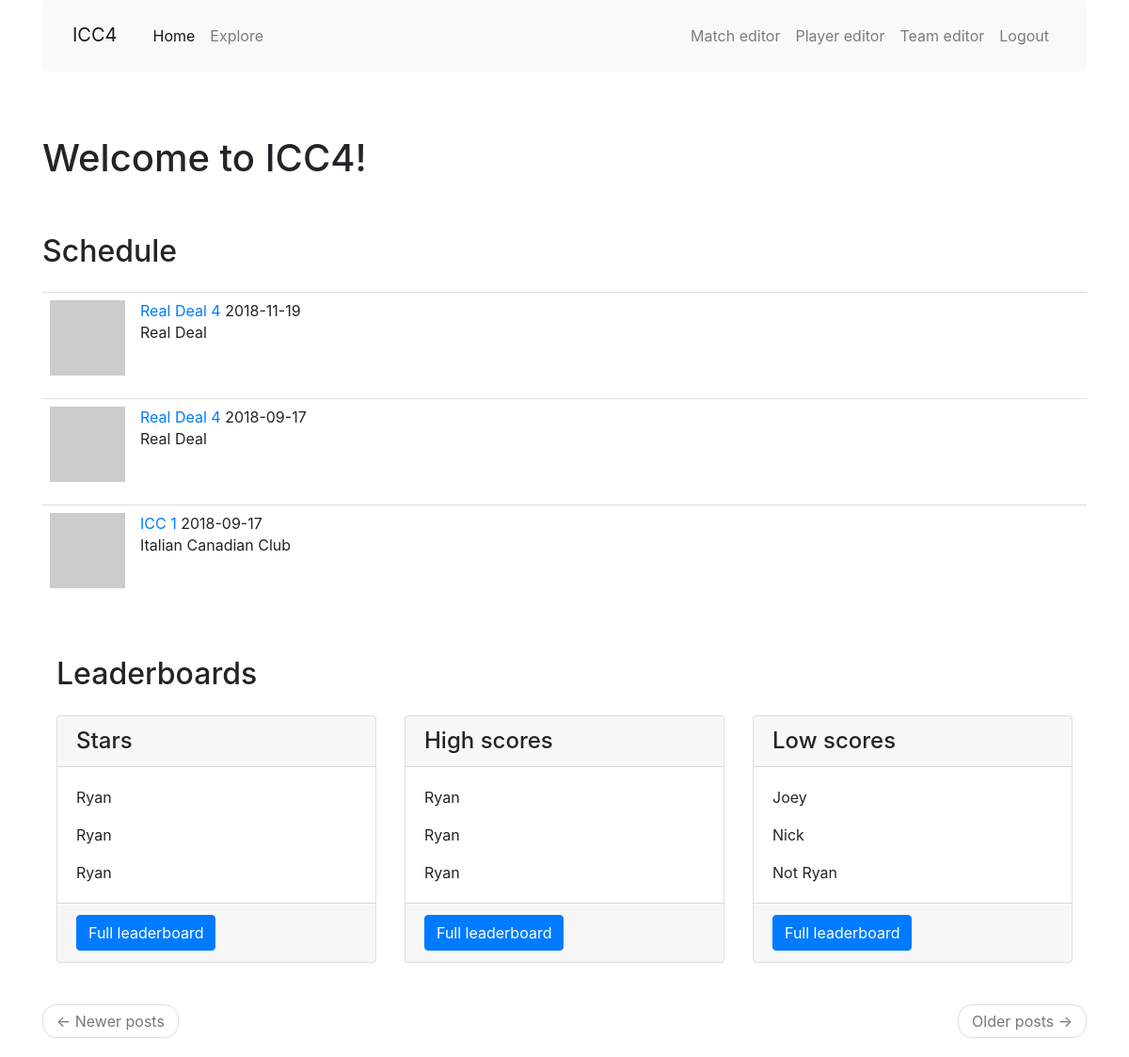
The page /index on the database as committed earlier.
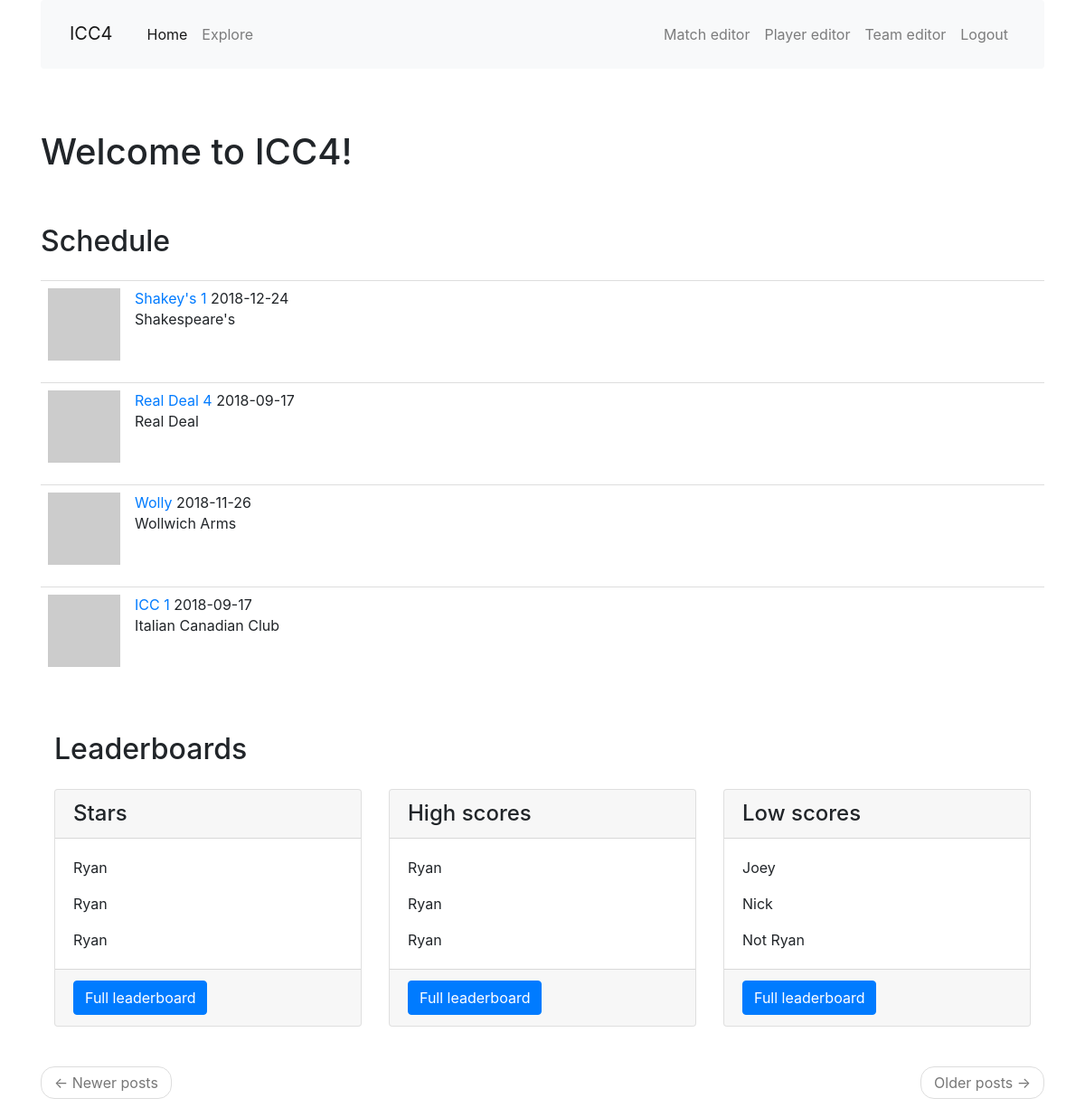
The same page on the database as committed later.
### app/models.py (models this page shows, shortened)
class Match(db.Model):
    id = db.Column(db.Integer, primary_key=True)
    opponent_id = db.Column(db.Integer, db. ForeignKey('team.id'))
    opponent = db.relationship('Team', back_populates='matches')
    date = db.Column(db.Date, index=True, default=date.today())
    location = db.Column(db.String(64))
    home_away = db.Column(db.String(32), index=True)
    games = db.relationship('Game', back_populates='match', lazy='dynamic')
    team_score = db.Column(db.Integer, index=True)
    opponent_score = db.Column(db.Integer, index=True)
    win = db.Column(db.Boolean, index=True, default=True)
    match_summary = db.Column(db.String(512))
    food = db.Column(db.String(128))

class Team(db.Model):
    id = db.Column(db.Integer, primary_key=True)
    name = db.Column(db.String(64), index=True, unique=True)
    home_location = db.Column(db.String(64), index=True)
    address = db.Column(db.String(128), index=True)
    matches = db.relationship('Match', back_populates='opponent', lazy='dynamic')
    def avatar(self, size):
        digest = md5(self.name.lower().encode('utf-8')).hexdigest()
        return 'https://www.gravatar.com/avatar/{}?d=identicon&s={}'.format(
            digest, size)

### app/main/routes.py (the view)
@bp.route('/', methods=['GET', 'POST'])
@bp.route('/index', methods=['GET', 'POST'])
def index():
    page = request.args.get('page', 1, type=int)
    schedule = Match.query.paginate(
        page, current_app.config['MATCH_PER_PAGE'], False)
    next_url = url_for('main.index', page=schedule.next_num) \
        if schedule.has_next else None
    prev_url = url_for('main.index', page=schedule.prev_num) \
        if schedule.has_prev else None
    return render_template('index.html', title=None,
        schedule=schedule.items, next_url=next_url, prev_url=prev_url)

### app/templates/index.html
{% extends "base.html" %}
{% import 'bootstrap/wtf.html' as wtf %}
{% block app_content %}
  <h1>Welcome to ICC4!</h1>
  <br>
  <h2 class="my-4">Schedule</h2>
  {% for match in schedule %}
    {% include '_match.html' %}
  {% endfor %}
  <br>
  <div class="container">
    <h2 class="my-4">Leaderboards</h2>
    <div class="row">
      <div class="col-lg-4 mb-4">
        <div class="card h-100">
          <h4 class="card-header">Stars</h4>
          <div class="card-body">
            <p class="card-text">Ryan</p>
            <p class="card-text">Ryan</p>
            <p class="card-text">Ryan</p>
          </div>
          <div class="card-footer">
            <a href="#" class="btn btn-primary">Full leaderboard</a>
          </div>
        </div>
      </div>
      <div class="col-lg-4 mb-4">
        <div class="card h-100">
          <h4 class="card-header">High scores</h4>
          <div class="card-body">
            <p class="card-text">Ryan</p>
            <p class="card-text">Ryan</p>
            <p class="card-text">Ryan</p>
          </div>
          <div class="card-footer">
            <a href="#" class="btn btn-primary">Full leaderboard</a>
          </div>
        </div>
      </div>
      <div class="col-lg-4 mb-4">
        <div class="card h-100">
          <h4 class="card-header">Low scores</h4>
          <div class="card-body">
            <p class="card-text">Joey</p>
            <p class="card-text">Nick</p>
            <p class="card-text">Not Ryan</p>
          </div>
          <div class="card-footer">
            <a href="#" class="btn btn-primary">Full leaderboard</a>
          </div>
        </div>
      </div>
    </div>
  </div>
  <nav aria-label="...">
    <ul class="pager">
      <li class="previous{% if not prev_url %} disabled{% endif %}">
        <a href="{{ prev_url or '#' }}">
          <span aria-hidden="true">&larr;</span> Newer posts
        </a>
      </li>
      <li class="next{% if not next_url %} disabled{% endif %}">
        <a href="{{ next_url or '#' }}">
          Older posts <span aria-hidden="true">&rarr;</span>
        </a>
      </li>
    </ul>
  </nav>
{% endblock %}

### app/templates/base.html (shortened to what this page needs)
{% extends 'bootstrap/base.html' %}
{% block head %}
{{super()}}
  <link rel="stylesheet" href="https://stackpath.bootstrapcdn.com/bootstrap/4.1.3/css/bootstrap.min.css">
  <link rel="stylesheet" href="{{ url_for('static', filename='css/main.css') }}">
{% endblock %}
{% block navbar %}
<div class="container">
<nav class="navbar navbar-expand-md navbar-light bg-light">
  <a class="navbar-brand mt-2 mr-auto" href="{{ url_for('main.index') }}">ICC4</a>
  <div class="collapse navbar-collapse" id="navbarTogglerDemo02">
    <ul class="navbar-nav mr-auto mt-2 mt-lg-0">
      <li class="nav-item active">
        <a class="nav-link" href="{{ url_for('main.index') }}">Home<span class="sr-only">(current)</span></a>
      </li>
      <li class="nav-item">
        <a class="nav-link" href="">Explore</a>
      </li>
    </ul>
    <ul class="navbar-nav mt-2 mt-lg-0">
    {% if False %}
      <li><a href="">Login</a></li>
    {% else %}
      <li class="nav-item">
        <a class="nav-link" href="{{ url_for('main.match_edit') }}">Match editor</a>
      </li>
      <li class="nav-item">
        <a class="nav-link" href="{{ url_for('main.player_edit') }}">Player editor</a>
      </li>
      <li class="nav-item">
        <a class="nav-link" href="{{ url_for('main.team_edit') }}">Team editor</a>
      </li>
      <li class="nav-item">
        <a class="nav-link" href="">Logout</a>
      </li>
    {% endif %}
    </ul>
  </div>
</nav>
</div>
{% endblock %}
{% block content %}
<div class="container">
    {% block app_content %}{% endblock %}
  </div>
{% endblock %}

### app/templates/_match.html
<table class="table table-hover">
  <tr>
    <td width="70px">
      <a href="{{ url_for('main.match', match_id=match.id) }}">
        <img src="{{ match.opponent.avatar(70) }}">
      </a>
    </td>
    <td>
      <a href="{{ url_for('main.match', match_id=match.id) }}">
        {{ match.opponent.name }}
      </a>
      {{ match.date }}
      <br>
      {{ match.opponent.home_location }}
    </td>
  </tr>
</table>

### app/static/css/main.css (style rules this page uses)
html { font-size: 100%; }

Rows that differ between the two databases and show on the page:
removed Match: opponent.name "Real Deal 4", date "2018-11-19", opponent.home_location "Real Deal"
added Match: opponent.name "Shakey's 1", date "2018-12-24", opponent.home_location "Shakespeare's"
added Match: opponent.name "Wolly", date "2018-11-26", opponent.home_location "Wollwich Arms"
